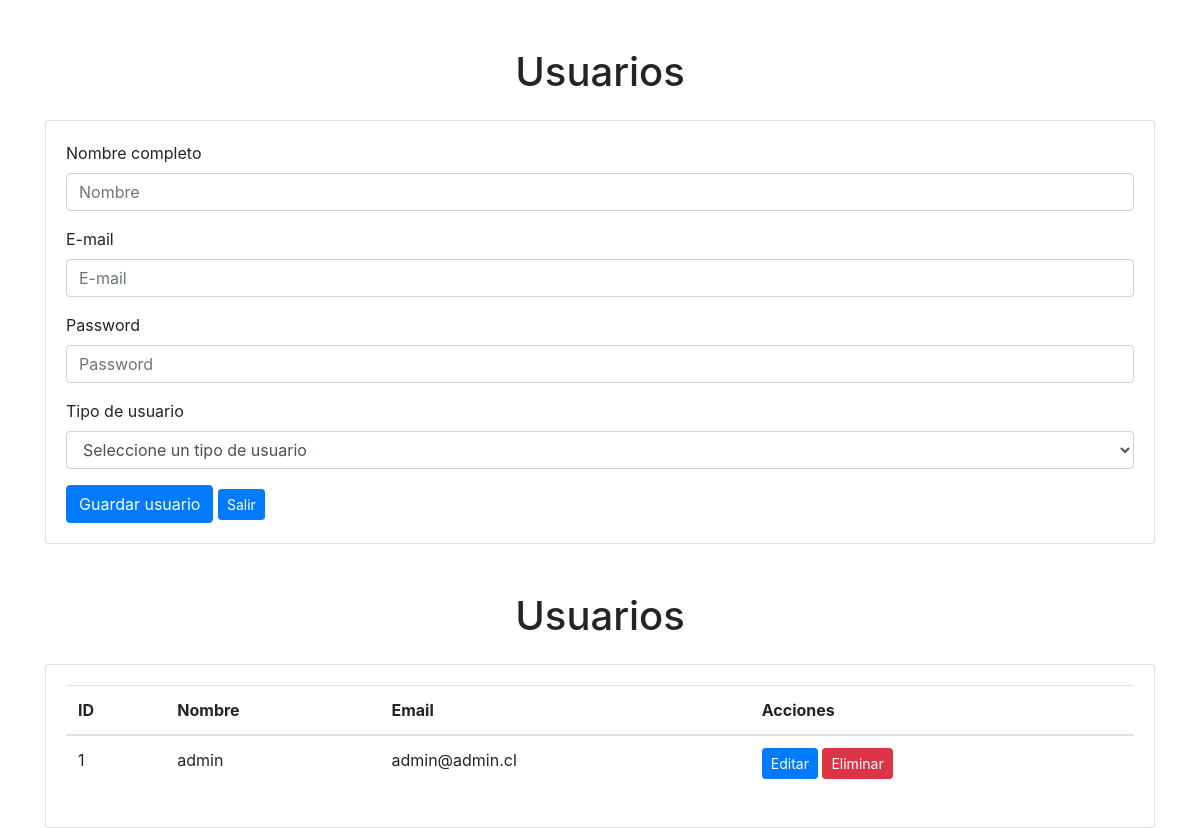
Page /administrar/mantenedorUsuarios/ on the earlier database version.
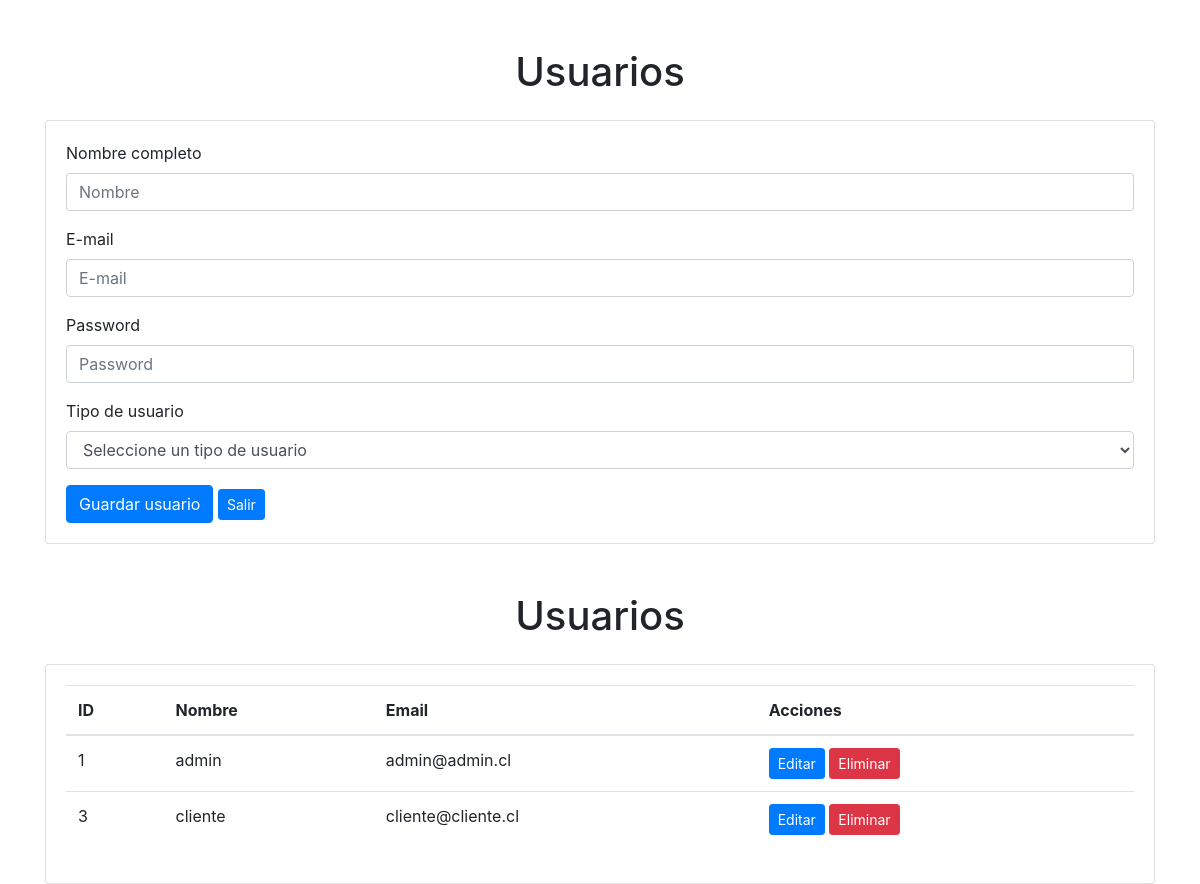
Same page on the later database version.
### aplicacion/models.py (models this page shows, shortened)
class Usuario(models.Model):
    IdUsuario = models.AutoField(primary_key=True)
    tipo_usuario = models.ForeignKey(TipoUsuario, on_delete=models.CASCADE)
    nombre = models.CharField(max_length=255)
    email = models.EmailField(unique=True)
    password = models.CharField(max_length=255)

### aplicacion/views.py (the view)
# urls.py: path('administrar/mantenedorUsuarios/', views.mantenedorUsuarios, name='mantenedorUsuarios'),
def mantenedorUsuarios(request):
    usuarios = Usuario.objects.all()
    tipos_usuarios = TipoUsuario.objects.all()
    return render(request, 'aplicacion/usuario.html', {'usuarios': usuarios , 'tipos_usuarios': tipos_usuarios})

### aplicacion/templates/aplicacion/usuario.html (shortened to what this page needs)
{% load static %}
<!DOCTYPE html>
<html lang="es">
<head>
    <link rel="stylesheet" href="{% static 'css/style.css' %}">
    <link rel="stylesheet" href="https://stackpath.bootstrapcdn.com/bootstrap/4.5.2/css/bootstrap.min.css">
</head>
<body>
    <div class="container mt-5">
        <h1 class="text-center">Usuarios</h1>
        <div class="card mt-4">
            <div class="card-body">
                <form>
                    <div class="form-group">
                        <label for="nombre">Nombre completo</label>
                        <input type="text" class="form-control" id="nombre" placeholder="Nombre">
                    </div>
                    <div class="form-group">
                        <label for="email">E-mail</label>
                        <input type="email" class="form-control" id="email" placeholder="E-mail">
                    </div>
                    <div class="form-group">
                        <label for="password">Password</label>
                        <input type="text" class="form-control" id="password" placeholder="Password">
                    </div>
                    <div class="form-group">
                        <label for="tipo_usuario">Tipo de usuario</label>
                        <select class="form-control" id="cmbTipoUsuario">
                            <option value="0">Seleccione un tipo de usuario</option>
                        </select>
                    </div>
                    <button type="button" class="btn btn-primary" onclick="agregarUsuario();">Guardar usuario</button>
                    <a href=".." class="btn btn-sm btn-primary">Salir</a>
                </form>
            </div>
        </div>
    </div>
    <div class="container mt-5">
        <h1 class="text-center">Usuarios</h1>
        <div class="card mt-4">
            <div class="card-body">
                <table class="table">
                    <thead>
                        <tr>
                            <th>ID</th>
                            <th>Nombre</th>
                            <th>Email</th>
                            <th>Acciones</th>
                        </tr>
                    </thead>
                    <tbody>
                        {% for usuario in usuarios %}
                        <tr>
                            <td>{{ usuario.IdUsuario }}</td>
                            <td>{{ usuario.nombre }}</td>
                            <td>{{ usuario.email }}</td>
                            <td>
                                <a href="{% url 'editar_usuario' usuario.IdUsuario %}" class="btn btn-sm btn-primary">Editar</a>
                                <a href="{% url 'eliminar_usuario' usuario.IdUsuario %}" class="btn btn-sm btn-danger">Eliminar</a>
                            </td>
                        </tr>
                        {% endfor %}
                    </tbody>
                </table>
            </div>
        </div>
    </div>
</body>
</html>

Differences in the rows shown:
added Usuario: IdUsuario "3", nombre "cliente", email "cliente@cliente.cl"
